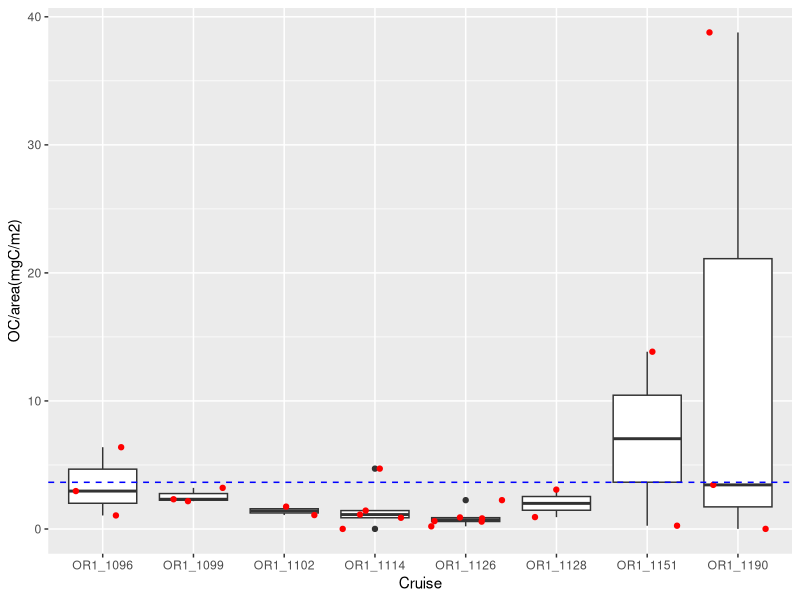
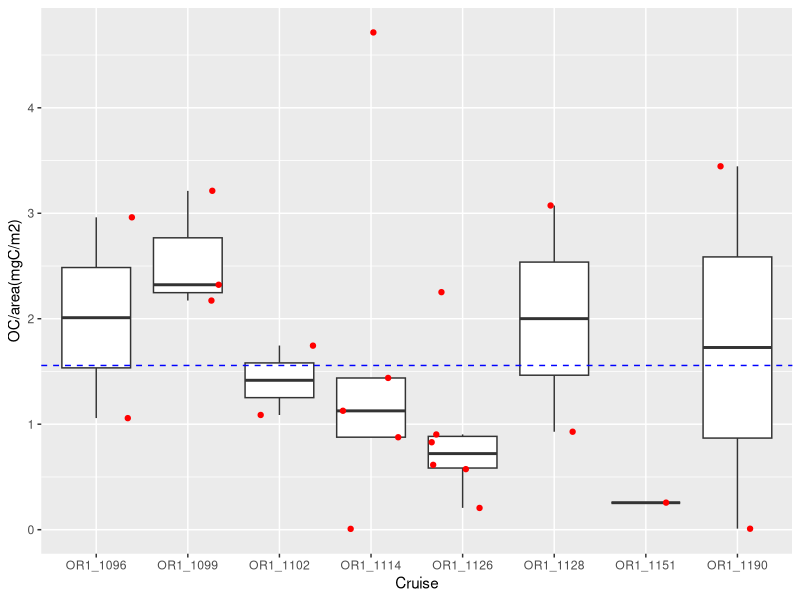

Recreate these plots in R, in order.
rm(list = ls())
library(readxl)
library(dplyr)
library(writexl)
GPSC_macro_size<-read_excel("Canyon_macro.xlsx",
                            sheet = "Size")

levels(factor(GPSC_macro_size$Station))
GC1_macro<-GPSC_macro_size%>%filter(Station=="GC1")

levels(factor(GC1_macro$Type))
x<-GC1_macro%>%
  filter(Type=="Cylinder")%>%
  mutate(Type="cylinder")
GC1_macro<-GC1_macro%>%
  filter(Type!="Cylinder")%>%
  full_join(x)
levels(factor(GC1_macro$Type))


GC1_macro[is.na(GC1_macro$C),]
#LW2C
LW2C<-GC1_macro%>%
  mutate(Volume=L*(W^2)*C)%>%
  filter(!is.na(Volume))
#cone 
cone<-GC1_macro%>%
  filter(Type=="cone")%>%
  mutate(Volume=L*(W/2)^2*pi/3)

#cylinder 
cylinder<-GC1_macro%>%
  filter(Taxon%in%c("Nemertea","Sipuncula"))%>%
  mutate(Volume=L*(W/2)^2*pi)

#ellipsoid
ellipsoid<-GC1_macro%>%
  filter(Type=="ellipsoid")%>%
  mutate(Volume=L*(W/2)^2*pi*4/3)
GC1<-rbind(LW2C,cone,cylinder,ellipsoid)
GC1_macro_OC<-GC1%>%
  mutate(DryW=Volume*1.13)%>% #DryW(mg)=volume(mm3)*1.13(g/cm3=mg/mm3)
  mutate(OC=DryW*0.043) #0.043 (fraction)

y <-GC1_macro_OC %>% 
  group_by(Cruise, Habitat, Station, Deployment, Tube) %>% 
  summarise(OC = sum(OC)) 

#0.008659015
area<-pi*(10.5/2)^2/10000 #m2
library(ggplot2)
y %>% 
  ggplot(aes(x = Cruise, y = OC/area))+
  geom_boxplot()+
  geom_point(position = "jitter", color = "red")+
  geom_hline(yintercept = mean(y$OC)/area, linetype = 2, color = "blue")+
  ylab("OC/area(mgC/m2)")


MAC<-mean(y$OC/area)
sd(y$OC/area)

#outlier
Q <- quantile(y$OC, probs=c(.25, .75), na.rm = FALSE)
iqr <- IQR(y$OC)
up <-  Q[2]+1.5*iqr # Upper Range  
low<- Q[1]-1.5*iqr # Lower Range
eliminated<- subset(y, y$OC > low & y$OC < up)

eliminated %>% 
  ggplot(aes(x = Cruise, y = OC/area))+
  geom_boxplot(outlier.shape = NA)+
  geom_point(position = "jitter", color = "red")+
  geom_hline(yintercept = mean(eliminated$OC)/area, linetype = 2, color = "blue")+
  ylab("OC/area(mgC/m2)")
mean(eliminated$OC/area)
sd(eliminated$OC/area)
